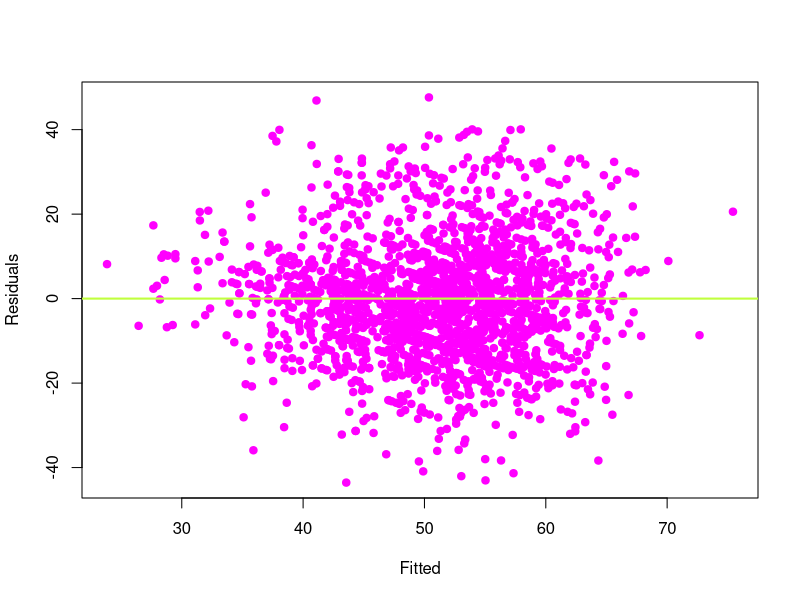
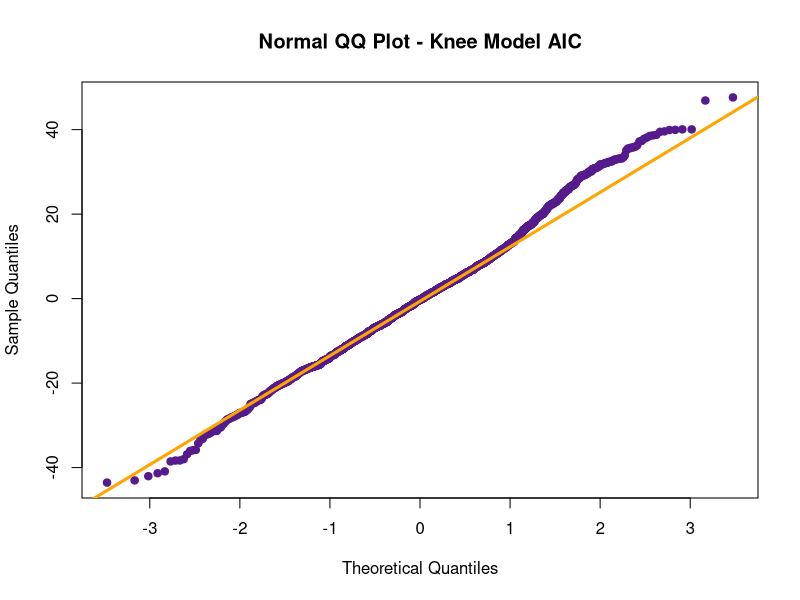
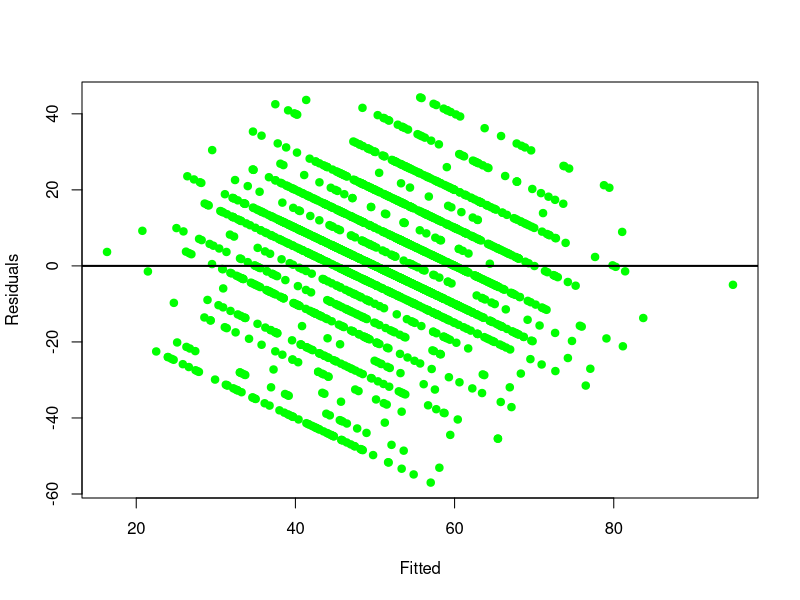
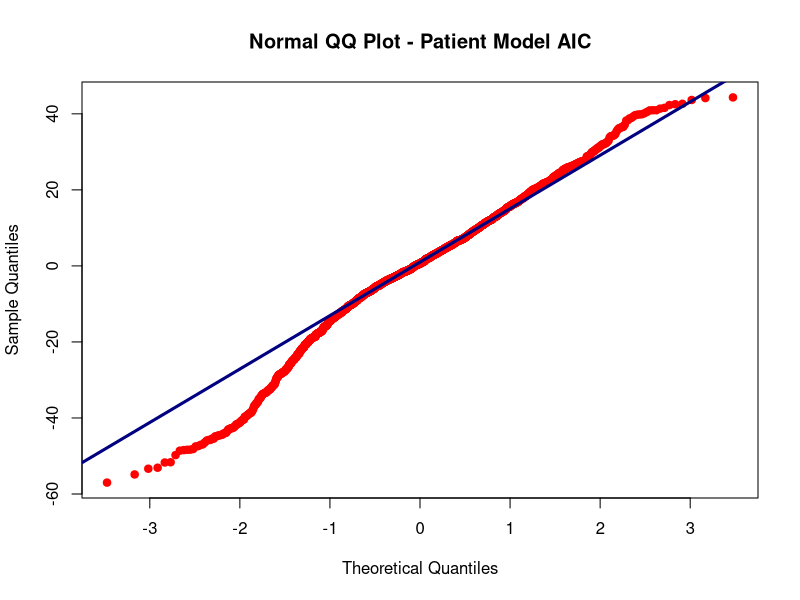

Here is the R script that generated these plots, in order:
## ---- chunk 1
knee <- read.csv("knees.csv")

# dimensions of the dataset
dim(knee) 

# list the variables in dataset
names(knee)

# list the structure of dataset
str(knee) 

# list levels of factor Gender in dataset
levels(knee$Gender)

# print first 10 rows and 5 columns of dataset
head(knee[, 1: 5], n = 10)
## ---- chunk 2
knee_model = lm(KneeScore_Surgeon ~ ., data = knee)
summary(knee_model)

knee_model_aic = step(knee_model, direction = "backward", trace = 0)
summary(knee_model_aic)$call

knee_model_bic = step(knee_model, direction = "backward", trace = 0)
summary(knee_model_bic)$call
## ---- chunk 3
anova(knee_model_aic, knee_model)
## ---- chunk 4
plot(fitted(knee_model_aic), resid(knee_model_aic), col = "magenta", pch = 20, cex = 1.5, xlab = "Fitted", ylab = "Residuals")
abline(h=0, lwd = 2, col = "olivedrab1")

qqnorm(resid(knee_model_aic), main = "Normal QQ Plot - Knee Model AIC", col = "purple4", pch = 20, cex = 1.5)
qqline(resid(knee_model_aic), col = "Orange", lwd = 3)

library(lmtest)
bptest(knee_model_aic)

shapiro.test(resid(knee_model_aic))

## ---- chunk 5
patient_model = lm(KneeScore_Patient ~ ., data = knee)
summary(patient_model)

patient_model_aic = step(patient_model, direction = "backward", trace = 0)
summary(patient_model_aic)$call

patient_model_bic = step(patient_model, direction = "backward", trace = 0)
summary(patient_model_bic)$call
## ---- chunk 6
anova(patient_model_aic, patient_model)
## ---- chunk 7
plot(fitted(patient_model_aic), resid(patient_model_aic), col = "green", pch = 20, cex = 1.5, xlab = "Fitted", ylab = "Residuals")
abline(h=0, lwd = 2, col = "black")

qqnorm(resid(patient_model_aic), main = "Normal QQ Plot - Patient Model AIC", col = "red", pch = 20, cex = 1.5)
qqline(resid(patient_model_aic), col = "navy", lwd = 3)

library(lmtest)
bptest(patient_model_aic)

shapiro.test(resid(patient_model_aic))

